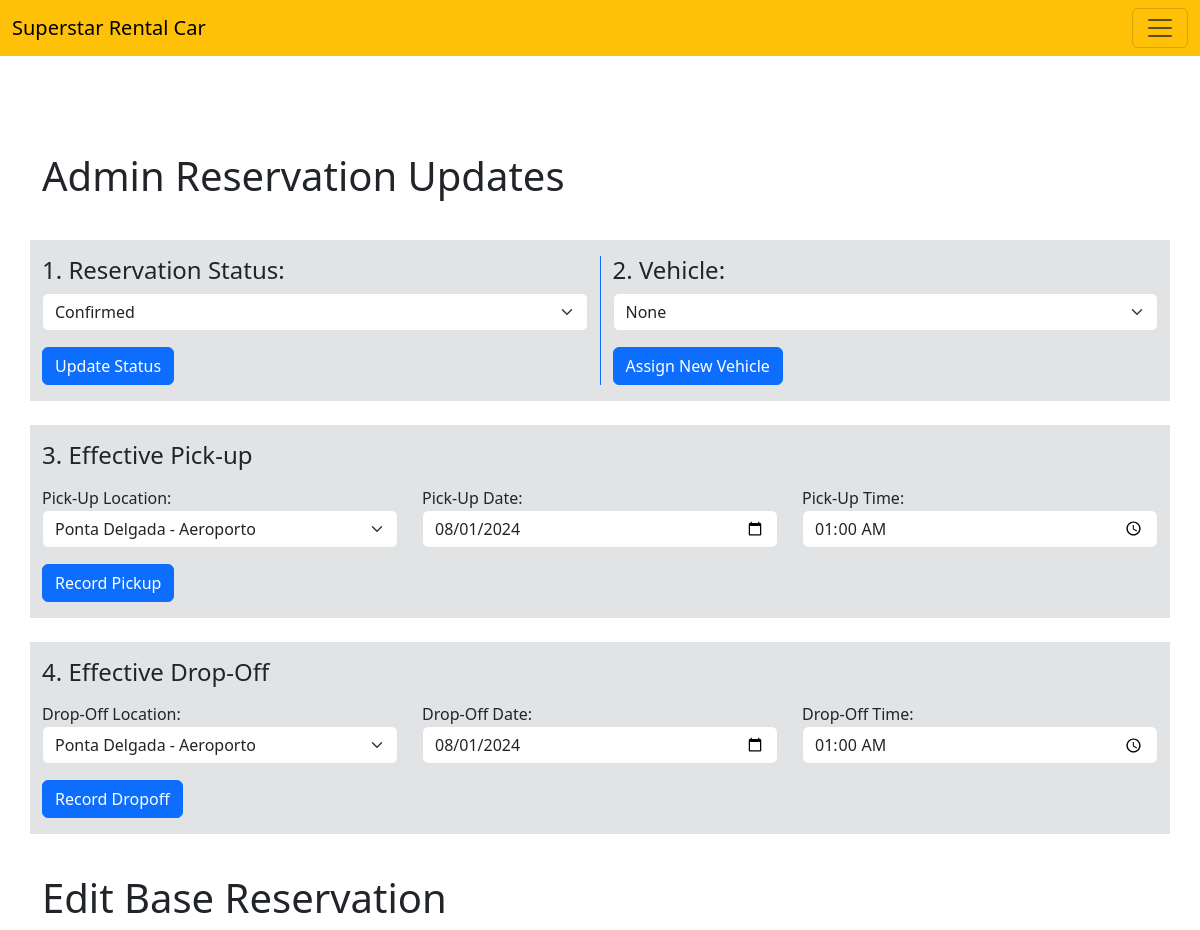
The app's page /project/src/html/admin/reservationEdit.php?reservationId=1 (signed in, upper part), older data.
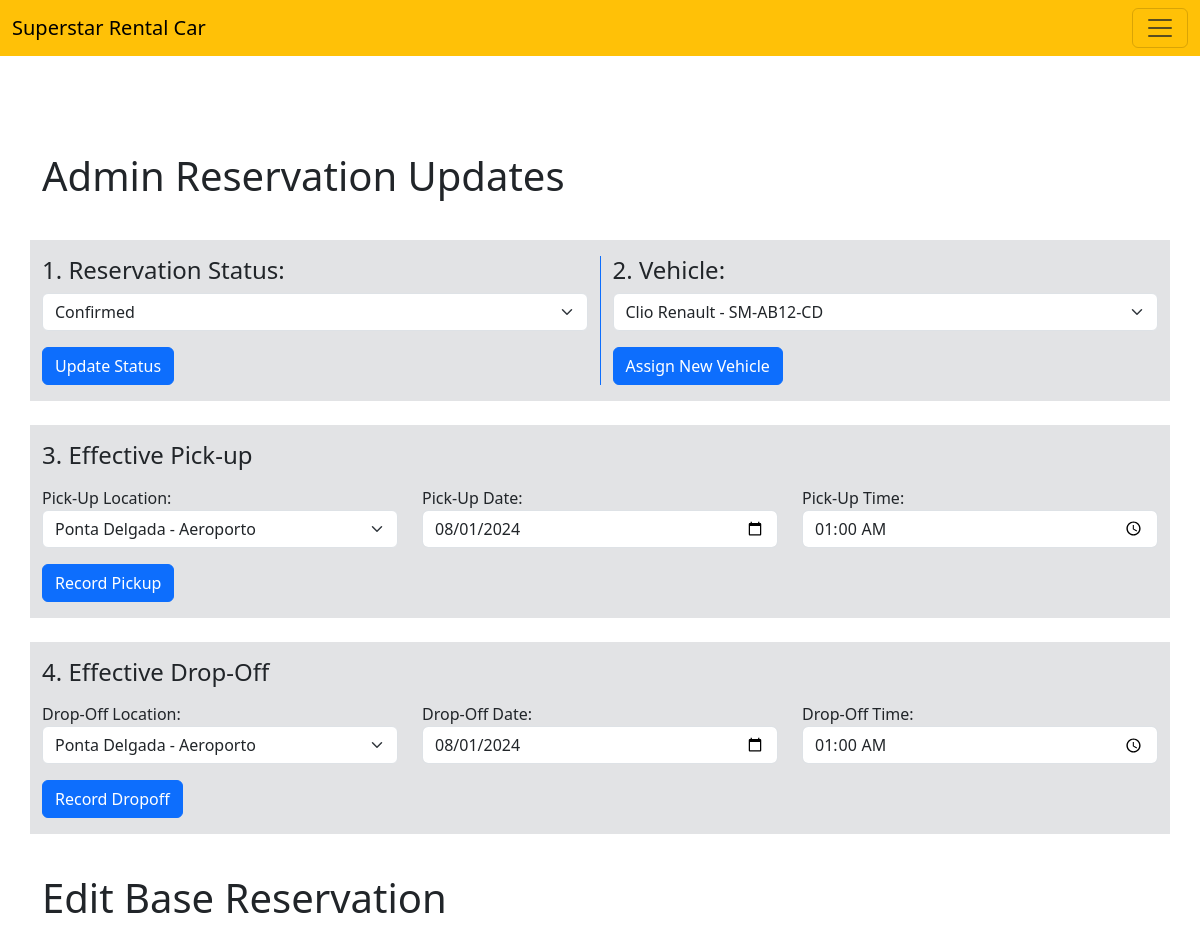
The same page, newer data.
### tables this page shows
CREATE TABLE IF NOT EXISTS revision (
    id INT UNSIGNED NOT NULL AUTO_INCREMENT,
    category_id INT UNSIGNED NOT NULL,
    customer_id INT UNSIGNED NOT NULL,
    status_id INT UNSIGNED NOT NULL,
    pickupLocation_id INT UNSIGNED NOT NULL,
    dropoffLocation_id INT UNSIGNED NOT NULL,
    pickupDate DATE NOT NULL,
    dropoffDate DATE NOT NULL,
    pickupTime TIME NOT NULL,
    dropoffTime TIME NOT NULL,
    totalPrice DECIMAL(6,2) NOT NULL,
     
    vehicle_id INT UNSIGNED NOT NULL,
    submittedByUser_id INT UNSIGNED,
    submittedTimestamp TIMESTAMP NOT NULL DEFAULT CURRENT_TIMESTAMP,

     
    effectivePickupDate DATE,
    effectivePickupTime TIME,
    effectivePickupLocation_id INT UNSIGNED,
    givenByUser_id INT UNSIGNED,

     
    effectiveDropoffDate DATE,
    effectiveDropoffTime TIME,
    effectiveDropoffLocation_id INT UNSIGNED,
    collectedByUser_id INT UNSIGNED,
    
    billingAddress_id INT UNSIGNED NOT NULL,
    creditCard_id INT UNSIGNED NOT NULL,
    reservation_id INT UNSIGNED NOT NULL,
    PRIMARY KEY (id),
    CONSTRAINT fk_revision_category
        FOREIGN KEY (category_id)
        REFERENCES category(id),
    CONSTRAINT fk_revision_customer
        FOREIGN KEY (customer_id)
        REFERENCES customer(id),
    CONSTRAINT fk_revision_status
        FOREIGN KEY (status_id)
        REFERENCES status(id),
    CONSTRAINT fk_revision_pickupLocation
        FOREIGN KEY (pickupLocation_id)
        REFERENCES location(id),
    CONSTRAINT fk_revision_dropoffLocation
        FOREIGN KEY (dropoffLocation_id)
        REFERENCES location(id),
    CONSTRAINT fk_revision_vehicle
        FOREIGN KEY (vehicle_id)
        REFERENCES vehicle(id),
    CONSTRAINT fk_revision_user
        FOREIGN KEY (submittedByUser_id)
        REFERENCES user(id),
    CONSTRAINT fk_revision_effectivePickupLocation
        FOREIGN KEY (effectivePickupLocation_id)
        REFERENCES location(id),
    CONSTRAINT fk_revision_effectiveDropoffLocation
        FOREIGN KEY (effectiveDropoffLocation_id)
        REFERENCES location(id),
    CONSTRAINT fk_revision_collectedByUser
        FOREIGN KEY (collectedByUser_id)
        REFERENCES user(id),
    CONSTRAINT fk_revision_givenByUser
        FOREIGN KEY (givenByUser_id)
        REFERENCES user(id),
    CONSTRAINT fk_revision_billingAddress
        FOREIGN KEY (billingAddress_id)
        REFERENCES address(id),
    CONSTRAINT fk_revision_creditCard
        FOREIGN KEY (creditCard_id)
        REFERENCES creditCard(id),
    CONSTRAINT fk_revision_reservation
        FOREIGN KEY (reservation_id)
        REFERENCES reservation(id)
);

CREATE TABLE IF NOT EXISTS vehicle_property (
    vehicle_id INT UNSIGNED NOT NULL,
    property_id INT UNSIGNED NOT NULL,
    propertyValue VARCHAR(45) NOT NULL,
    PRIMARY KEY (vehicle_id, property_id),
    CONSTRAINT fk_vehicle_property_vehicle
        FOREIGN KEY (vehicle_id)
        REFERENCES vehicle(id),
    CONSTRAINT fk_vehicle_property_property
        FOREIGN KEY (property_id)
        REFERENCES property(id)
);

### project/lib/RentACar/DBModel.php (called while the page is built, shortened)
<?php
trait DBModel
{
    protected ?int $id = null;
    public function getId(): int
    {
        return $this->id;
    }
    public static function find(int $id, string $tableName = ''): self
    {
        $connection = MyConnect::getInstance()->getConnection();
        if ($tableName === '') {
            $class_parts = explode('\\', static::class);
            $tableName = end($class_parts);
            $tableName = self::camelToSnake($tableName);
        }
        $sql = "SELECT * FROM " . $tableName . " WHERE id = ?";
        $stmt = $connection->prepare($sql);
        $stmt->execute([$id]);
        $result = $stmt->fetchObject(static::class);
        return $result;
    }
    public function loadRelation(string $relationName, string $tableName = ''): self
    {
        if ($tableName === '') {
            $tableName = $relationName;
        }
        $className = 'RentACar\\' . self::snakeToCamel($tableName);
        $this->{$relationName} = $className::find($this->{$relationName . '_id'}, $tableName);
        return $this;
    }
    public static function rawSQL(string $sql): \PDOStatement
    {
        $connection = MyConnect::getInstance();
        return $connection->query($sql);
    }
    public static function camelToSnake($camelCase): string
    {
        $result = '';
        for ($i = 0; $i < strlen($camelCase); $i++) {
            $char = $camelCase[$i];
            if (ctype_upper($char)) {
                $result .= '_' . strtolower($char);
            } else {
                $result .= $char;
            }
        }
        return ltrim($result, '_');
    }
    public static function snakeToCamel($string, $capitalizeFirstCharacter = true): string
    {
        $str = str_replace(' ', '', ucwords(str_replace('_', ' ', $string)));
        return $str;
    }
}

### project/lib/RentACar/Reservation.php (called while the page is built, shortened)
<?php
class Reservation {
    public function findLatestRevision(): Revision
    {
        $reservationId = $this->id;
        $stmt = Revision::rawSQL("
            SELECT * FROM revision
            WHERE reservation_id=$reservationId
            ORDER BY submittedTimestamp DESC, id DESC
            LIMIT 1;
        ");
        $results = [];
        while($row = $stmt->fetchObject(Revision::class)) {
            $results[] = $row;
        }
        return $results[0];
    }
}

### project/lib/RentACar/MyConnect.php (called while the page is built, shortened)
<?php
class MyConnect
{
    protected $connection;
    private static $instance = null;
    private function __construct()
    {
        $config = parse_ini_file('db.ini');
        $dbh = "mysql:host={$config['DBHOST']};dbname={$config['DBNAME']}";
        try {
            $this->connection = new \PDO($dbh, $config['DBUSER'], $config['DBPASS']);
            $this->connection->setAttribute(\PDO::ATTR_ERRMODE, \PDO::ERRMODE_EXCEPTION);
        } catch (\PDOException $e) {
            throw new \PDOException($e->getMessage(), (int)$e->getCode());
        }
    }
    public static function getInstance(): self
    {
        if (self::$instance == null) {
            self::$instance = new MyConnect();
        }
        return self::$instance;
    }
    public function query(string $sql)
    {
        return $this->connection->query($sql);
    }
}

### project/lib/RentACar/Revision.php (called while the page is built, shortened)
<?php
class Revision {
    protected ?int $vehicle_id = null;
    protected ?Vehicle $vehicle = null;
    protected ?Location $effectivePickupLocation = null;
    public function getVehicle_id(): ?int
    {
        return $this->vehicle_id;
    }
    public function getVehicle(): ?Vehicle
    {
        return $this->vehicle;
    }
    public function getEffectivePickupLocation()
    {
        return $this->effectivePickupLocation;
    }
    public function loadVehicle(): self
    {
        try {
            if ($this->vehicle_id !== null) {
                $this->loadRelation('vehicle');
            }
        } catch(e) {
        }
        return $this;
    }
}

### project/lib/RentACar/Vehicle.php (called while the page is built, shortened)
<?php
class Vehicle {
    protected ?array $properties = null;
    public function loadProperties(): self
    {
        try {
            $vehicleId = $this->id;
            $stmt = self::rawSQL("
                SELECT p.id, p.name, vp.propertyValue FROM property p
                LEFT OUTER JOIN vehicle_property vp ON vp.property_id = p.id
                WHERE vp.vehicle_id = $vehicleId;
            ");
            $results = [];
            while($row = $stmt->fetchObject(Property::class)) {
                $results[$row->getName()] = $row;
            }
            $this->properties = $results;
        } catch(e) {
        }
        return $this;
    }
    public function __get(string $propertyName): ?string
    {
        $properties = $this->properties;
        return isset($properties[$propertyName]) ? $properties[$propertyName]->getPropertyValue() : null;
    }
}

### project/lib/RentACar/Property.php (called while the page is built, shortened)
<?php
class Property {
    protected ?string $propertyValue = null;
    public function getPropertyValue()
    {
        return $this->propertyValue;
    }
}

### project/src/html/admin/reservationEdit.php (the view, shortened to what the changed rows need)
<?php
require_once $_SERVER['DOCUMENT_ROOT'] . "/src/html/components/header.php";
try {
    $reservationId = $_GET['reservationId'];
    $reservation = Reservation::find($reservationId);
    $latestRevision = $reservation->findLatestRevision();
    $latestRevision->loadCategory();
    $latestRevision->loadPickupLocation();
    $latestRevision->loadDropoffLocation();
    $latestRevision->loadStatus();
    $latestRevision->loadBillingAddress();
    $latestRevision->loadEffectivePickupLocation();
    $latestRevision->loadEffectiveDropoffLocation();
    $wasPickedUp = $latestRevision->getEffectivePickupLocation() !== null;
} catch(e) {
    exit;
}
echo getHeader();
?>
<body>
    <div class="container pt-5">
        <h1 class="pt-5 pb-3">Admin Reservation Updates</h1>
        <div class="row bg-secondary-subtle py-3 my-4">
            <div class="col-sm-12 col-md">
                <form action="/src/app/admin/reservationEdit.php" method="post">
                    <label for="vehicleId" class="h4">
                        2. Vehicle:
                    </label>
                    <select name="vehicleId" id="vehicleId" class="form-select" <?php echo $wasPickedUp ? 'disabled' : null ?>>
                        <option value="none">None</option>
                        <?php if ($latestRevision->getVehicle_id() !== null) {
                            $latestRevision->loadVehicle();
                            $revisionVehicle = $latestRevision->getVehicle();
                            $revisionVehicle->loadProperties();
                        ?>
                            <option
                                value="<?php echo $revisionVehicle->getId() ?>"
                                selected
                            >
                                <?php echo $revisionVehicle->Model . ' ' . $revisionVehicle->Brand . ' - ' . $revisionVehicle->getPlate() ?>
                            </option>
                        <?php } ?>
                    </select>
                    <input class="btn btn-primary mt-3" type="submit" name="reservationEditVehicle" value="Assign New Vehicle" <?php echo $wasPickedUp ? 'disabled' : null ?>>
                </form>
            </div>
        </div>
        <div class="row bg-secondary-subtle py-3 my-4">
            <div class="col-12">
                <h2 class="h4 mb-3">3. Effective Pick-up</h2>
            </div>
        </div>
        <div class="row bg-secondary-subtle py-3 my-4">
            <div class="col-12">
                <h2 class="h4 mb-3">4. Effective Drop-Off</h2>
            </div>
        </div>
        <div>
            <h1 class="py-3">Edit Base Reservation</h1>
        </div>
    </div>
</body>
</html>

Row changes from the older to the newer data that the page shows:
now on this page (row edited): revision: vehicleId "Clio Renault - SM-AB12-CD"
Text that changed along with them:
form field vehicleId: "None" → (not shown)
